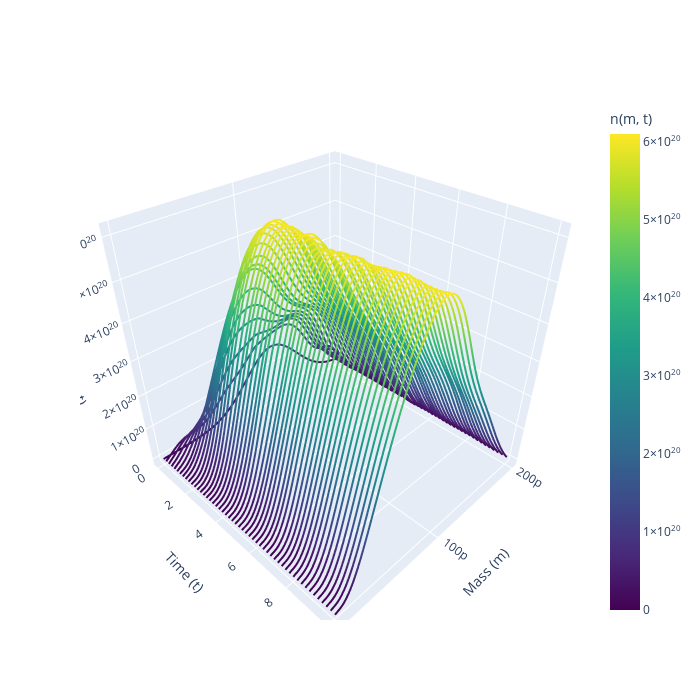

Write notebook code for a chart like this one.
### Code cell
helper.plot_spaghetti(m,t_eval,X_estimates[:,:-1].numpy().T)
